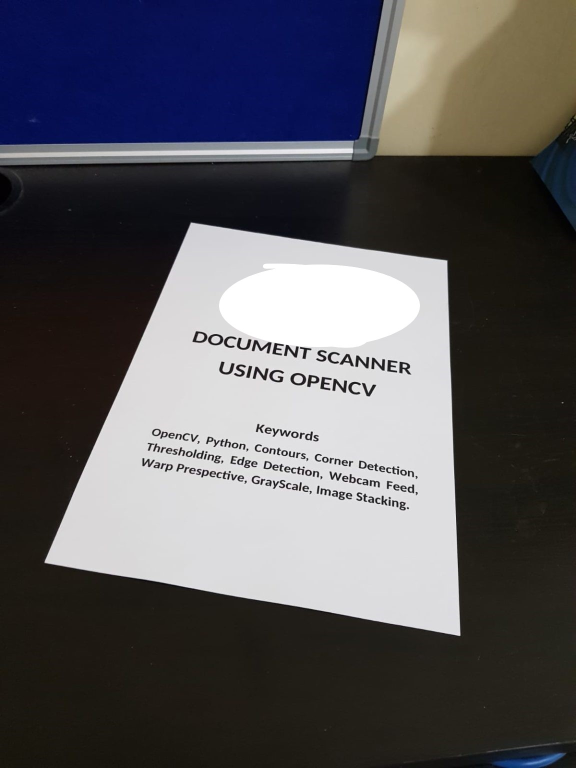
//> input picture paper.jpg, 1152 x 1536 px (shown at 1/2 size)
$ ./Source   (built with g++ and OpenCV 4)
//> lines starting //> are read from the running program, lines starting //| are printed output that depends on the picture; after the words box and inside, x2 and y2 are one past the last pixel; in counts of white or black regions, pixels touching at a corner belong together

#include <opencv2/imgcodecs.hpp>
#include <opencv2/highgui.hpp>
#include <opencv2/imgproc.hpp>
#include <iostream>

using namespace cv;
using namespace std;

///////////////  Project 2 - Document Scanner  //////////////////////

Mat imgOriginal, imgGray, imgBlur, imgCanny, imgThre, imgDil, imgErode, imgWarp, imgCrop;
vector<Point> initialPoints, docPoints;
float w = 420, h = 596;

Mat preProcessing(Mat img)
{
	cvtColor(img, imgGray, COLOR_BGR2GRAY);
	GaussianBlur(imgGray, imgBlur, Size(3, 3), 3, 0);
	Canny(imgBlur, imgCanny, 25, 75);
	Mat kernel = getStructuringElement(MORPH_RECT, Size(3, 3));
	dilate(imgCanny, imgDil, kernel);
	//erode(imgDil, imgErode, kernel);
	return imgDil;
}

vector<Point> getContours(Mat image) {

	vector<vector<Point>> contours;
	vector<Vec4i> hierarchy;

	findContours(image, contours, hierarchy, RETR_EXTERNAL, CHAIN_APPROX_SIMPLE);
	//drawContours(img, contours, -1, Scalar(255, 0, 255), 2);
	vector<vector<Point>> conPoly(contours.size());
	vector<Rect> boundRect(contours.size());

	vector<Point> biggest;
	int maxArea = 0;

	for (int i = 0; i < contours.size(); i++)
	{
		int area = contourArea(contours[i]);
		//cout << area << endl;

		string objectType;

		if (area > 1000)
		{
			float peri = arcLength(contours[i], true);
			approxPolyDP(contours[i], conPoly[i], 0.02 * peri, true);

			if (area > maxArea && conPoly[i].size() == 4) {

				//drawContours(imgOriginal, conPoly, i, Scalar(255, 0, 255), 5);
				biggest = { conPoly[i][0],conPoly[i][1] ,conPoly[i][2] ,conPoly[i][3] };
				maxArea = area;
			}
			//drawContours(imgOriginal, conPoly, i, Scalar(255, 0, 255), 2);
			//rectangle(imgOriginal, boundRect[i].tl(), boundRect[i].br(), Scalar(0, 255, 0), 5);
		}
	}
	return biggest;
}

void drawPoints(vector<Point> points, Scalar color)
{
	for (int i = 0; i < points.size(); i++)
	{
		circle(imgOriginal, points[i], 10, color, FILLED);
		putText(imgOriginal, to_string(i), points[i], FONT_HERSHEY_PLAIN, 4, color, 4);
	}
}

vector<Point> reorder(vector<Point> points)
{
	vector<Point> newPoints;
	vector<int>  sumPoints, subPoints;

	for (int i = 0; i < 4; i++)
	{
		sumPoints.push_back(points[i].x + points[i].y);
		subPoints.push_back(points[i].x - points[i].y);
	}

	newPoints.push_back(points[min_element(sumPoints.begin(), sumPoints.end()) - sumPoints.begin()]); // 0
	newPoints.push_back(points[max_element(subPoints.begin(), subPoints.end()) - subPoints.begin()]); //1
	newPoints.push_back(points[min_element(subPoints.begin(), subPoints.end()) - subPoints.begin()]); //2
	newPoints.push_back(points[max_element(sumPoints.begin(), sumPoints.end()) - sumPoints.begin()]); //3

	return newPoints;
}

Mat getWarp(Mat img, vector<Point> points, float w, float h)
{
	Point2f src[4] = { points[0],points[1],points[2],points[3] };
	Point2f dst[4] = { {0.0f,0.0f},{w,0.0f},{0.0f,h},{w,h} };

	Mat matrix = getPerspectiveTransform(src, dst);
	warpPerspective(img, imgWarp, matrix, Point(w, h));

	return imgWarp;
}

void main() {

	string path = "paper.jpg";
	imgOriginal = imread(path);
//> imgOriginal is the input picture: 1536 rows x 1152 cols, CV_8UC3; mean B, G, R 91.1, 86.7, 88
	//resize(imgOriginal, imgOriginal, Size(), 0.5, 0.5);

	// Preprpcessing - Step 1
	imgThre = preProcessing(imgOriginal);
//> in preProcessing, `cvtColor(img, imgGray, COLOR_BGR2GRAY);`:
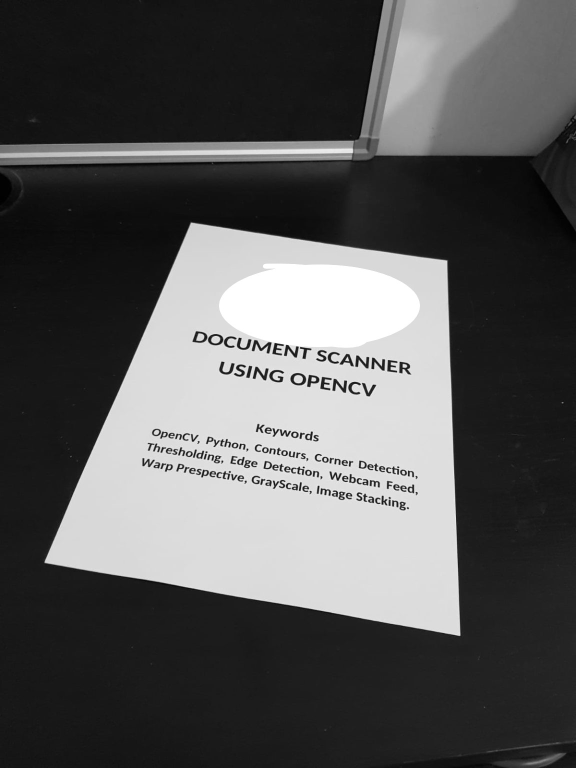
//> imgGray: 1536 rows x 1152 cols, CV_8UC1 (shown at 1/2 size); min 0, max 255, mean 87.6
//> in preProcessing, `Canny(imgBlur, imgCanny, 25, 75);`:
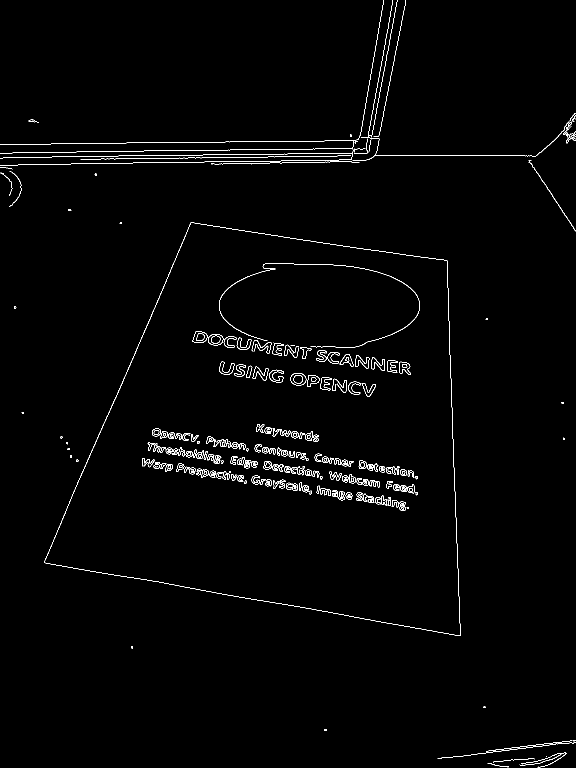
//> imgCanny: 1536 rows x 1152 cols, CV_8UC1 (shown at 1/2 size); 1.3% white in thin lines or dots
//> in preProcessing, `dilate(imgCanny, imgDil, kernel);`:
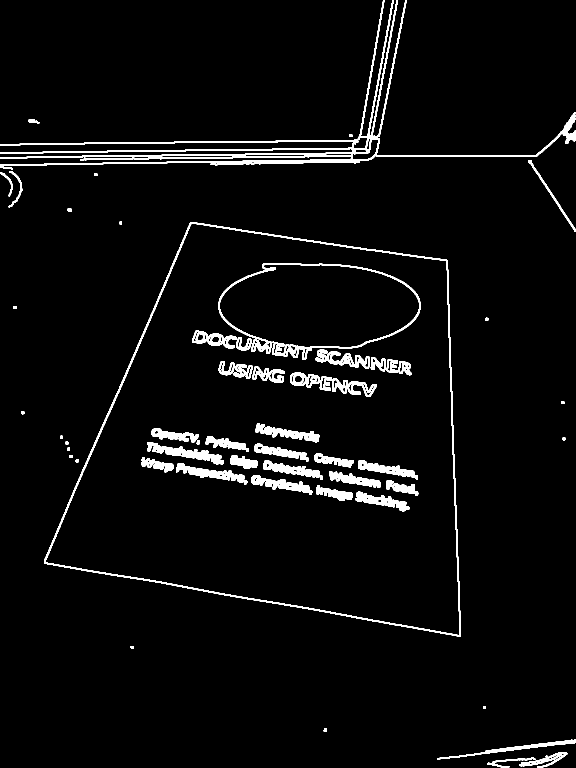
//> imgDil: 1536 rows x 1152 cols, CV_8UC1 (shown at 1/2 size); 4% white; 59 white regions

	// Get Contours - Biggest  - Step 2
	initialPoints = getContours(imgThre);
//> in getContours, `findContours(image, contours, hierarchy, RETR_EXTERNAL, CHAIN_APPROX_S..`: contours = 28 contours; largest, box (x1, y1, x2, y2) and area: (88, 444, 922, 1273) 498070, (0, 0, 1152, 332) 13954, (874, 1479, 1152, 1519) 1258, (1038, 1504, 1135, 1536) 857, (746, 0, 813, 275) 680
//> in getContours, `vector<vector<Point>> conPoly(contours.size());`: conPoly = 28 empty contours
//> the loop in getContours, `for (int i = 0; i < contours.size(); i++)` made 28 passes
//> (area, peri, maxArea) on pass 17: (498070, 3005.7, 498070)
//> (area, peri) on passes 3, 28: (1257, 597.2), (13954, 9750.9)
//> after the loop in getContours, `for (int i = 0; i < contours.size(); i++)`: maxArea = 498070
//> initialPoints = 4 Points (x, y): [380, 444], [88, 1126], [921, 1272], [895, 520]
	//drawPoints(initialPoints, Scalar(0, 0, 255));
	docPoints = reorder(initialPoints);
//> in reorder, `newPoints.push_back(points[min_element(sumPoints.begin(), sumPoints.en..`: newPoints = 1 Point (x, y): [380, 444]
//> in reorder, `newPoints.push_back(points[max_element(subPoints.begin(), subPoints.en..`: newPoints = 2 Points (x, y): [380, 444], [895, 520]
//> in reorder, `newPoints.push_back(points[min_element(subPoints.begin(), subPoints.en..`: newPoints = 3 Points (x, y): [380, 444], [895, 520], [88, 1126]
//> in reorder, `newPoints.push_back(points[max_element(sumPoints.begin(), sumPoints.en..`: newPoints = 4 Points (x, y): [380, 444], [895, 520], [88, 1126], [921, 1272]
//> docPoints has the same summary as newPoints in reorder
	//drawPoints(docPoints, Scalar(0, 255, 0));

	// Warp - Step 3
	imgWarp = getWarp(imgOriginal, docPoints, w, h);
//> in getWarp, `Point2f src[4] = { points[0],points[1],points[2],points[3] };`: src has the same summary as newPoints in reorder
//> in getWarp, `Mat matrix = getPerspectiveTransform(src, dst);`: matrix = [[1.2, 0.515, -685.6], [-0.301, 2.04, -792.4], [-0.000138, 0.00133, 1]]
//> in getWarp, `warpPerspective(img, imgWarp, matrix, Point(w, h));`:
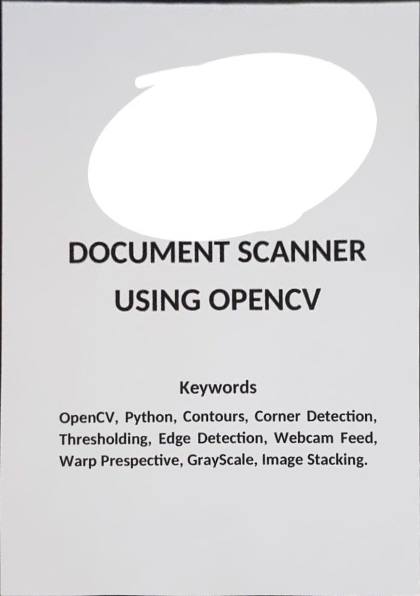
//> imgWarp: 596 rows x 420 cols, CV_8UC3; mean B, G, R 218.7, 217.3, 217.7

	//Crop - Step 4
	int cropVal = 5;
	Rect roi(cropVal, cropVal, w - (2 * cropVal), h - (2 * cropVal));
//> roi = Rect(5, 5, 410, 586)
	imgCrop = imgWarp(roi);
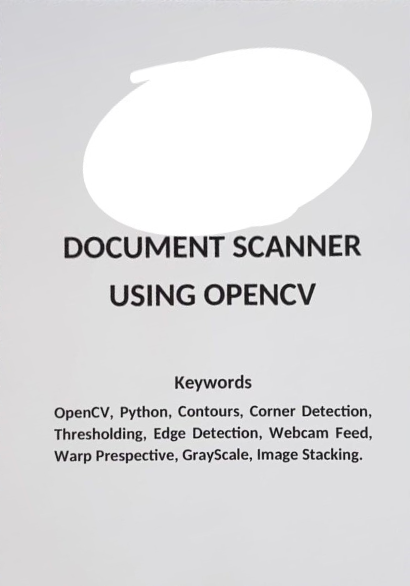
//> imgCrop: 586 rows x 410 cols, CV_8UC3; mean B, G, R 220.3, 219, 219.4

	//Step - 5
	Mat hsvimg;
	cvtColor(imgCrop, hsvimg, COLOR_BGR2HSV);
//> hsvimg: 586 rows x 410 cols, CV_8UC3; mean H, S, V 86.2, 2.1, 220.5

	Mat threshimg;
	Scalar lower = Scalar(0, 0, 0);
	Scalar upper = Scalar(180, 255, 120);
	inRange(hsvimg, lower, upper, threshimg);
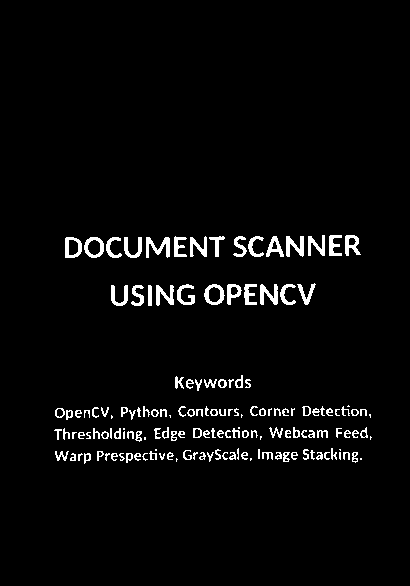
//> threshimg: 586 rows x 410 cols, CV_8UC1; 3.4% white; 153 white regions (27 under 20 px)

	//saves all the characters
	vector<vector<Point>> characterCounter;
	//saves all the words
	vector<vector<Point>> wordsCounter;
	Mat contourIMG;
	Mat dilateIMG;

	threshimg.copyTo(contourIMG);
	threshimg.copyTo(dilateIMG);

	//Finds all the countours in threshimg and puts in the characterCounter std::vector
	findContours(threshimg, characterCounter, RETR_EXTERNAL, CHAIN_APPROX_SIMPLE);
//> characterCounter = 153 contours, 74 with area under 20; largest, box (x1, y1, x2, y2) and area: (84, 237, 104, 258) 310, (204, 284, 225, 305) 310, (65, 237, 82, 258) 286, (345, 235, 361, 256) 192, (146, 237, 170, 258) 188

	//Sets the kernel to the right specs
	Mat kernel = getStructuringElement(MORPH_RECT, Size(5, 5));
	//makes the characters thic enough to see it as a single word
	dilate(threshimg, dilateIMG, kernel);
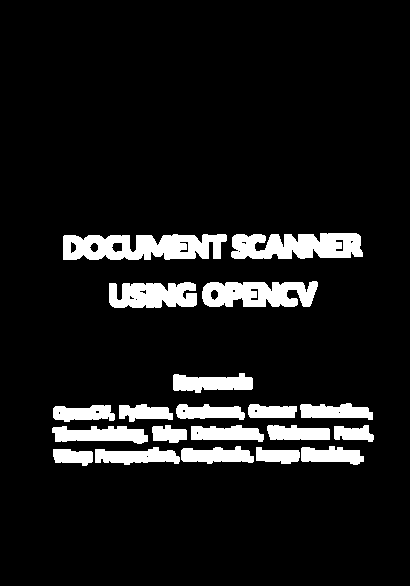
//> dilateIMG: 586 rows x 410 cols, CV_8UC1; 9.5% white; 20 white regions

	//Finds all the countours in threshimg and puts in the wordsCounter std::vector
	findContours(dilateIMG, wordsCounter, RETR_EXTERNAL, CHAIN_APPROX_SIMPLE);
//> wordsCounter = 20 contours; largest, box (x1, y1, x2, y2) and area: (63, 234, 227, 260) 3252, (231, 233, 363, 259) 2628, (202, 281, 318, 307) 2258, (109, 282, 197, 308) 1762, (52, 426, 148, 444) 1102

	imshow("Image", imgOriginal);
	imshow("Image countour", contourIMG);
	imshow("Image thresh", threshimg);
	imshow("Image Crop", imgCrop);
	imshow("dilate Crop", dilateIMG);

	cout << "\n";
	cout << "\n";
	cout << "\n";

	cout << "Aantal karakters :  " << characterCounter.size() << "\n";
//| Aantal karakters :  153
	cout << "Aantal woorden   :   " << wordsCounter.size();
//| Aantal woorden   :   20

	waitKey(0);
}
